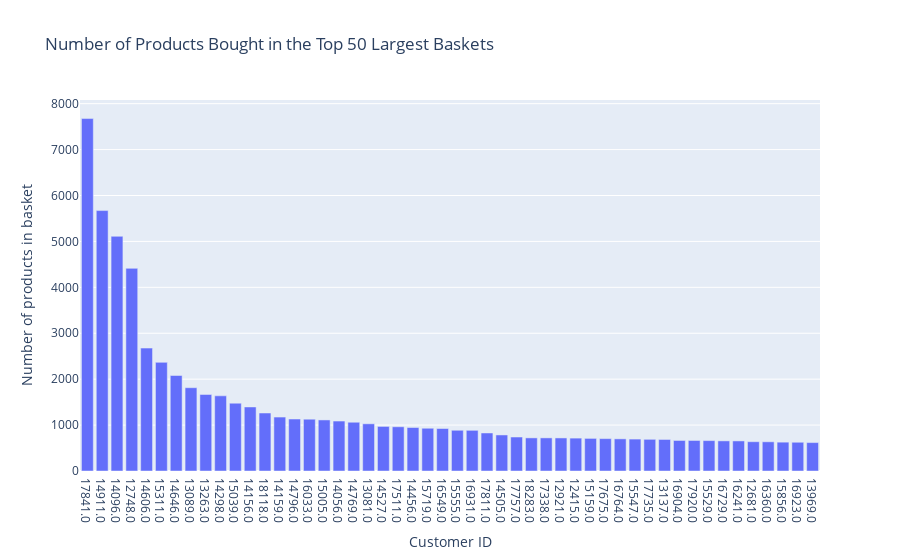

Notebook source saved alongside this figure:
### Code cell
data_plot = [go.Bar(x=grouped['CustomerID'], y=grouped['Number of products'])]
layout = go.Layout(yaxis={'autorange':True,'title':'Number of products in basket'},xaxis={'type':'category','title':'Customer ID'},title = 'Number of Products Bought in the Top 50 Largest Baskets')
fig = go.Figure(data=data_plot, layout=layout)
iplot(fig)

### Figure 1 — Plotly figure (JSON) as saved in the notebook; plotly's stock layout.template omitted (floating-point values rounded to 4 significant figures)
{"data": [{"type": "bar", "x": ["17841.0", "14911.0", "14096.0", "12748.0", "14606.0", "15311.0", "14646.0", "13089.0", "13263.0", "14298.0", "15039.0", "14156.0", "18118.0", "14159.0", "14796.0", "16033.0", "15005.0", "14056.0", "14769.0", "13081.0", "14527.0", "17511.0", "14456.0", "15719.0", "16549.0", "15555.0", "16931.0", "17811.0", "14505.0", "17757.0", "18283.0", "17338.0", "12921.0", "12415.0", "15159.0", "17675.0", "16764.0", "15547.0", "17735.0", "13137.0", "16904.0", "17920.0", "15529.0", "16729.0", "16241.0", "12681.0", "16360.0", "15856.0", "16923.0", "13969.0"], "y": [7676, 5672, 5111, 4413, 2677, 2366, 2080, 1814, 1667, 1637, 1477, 1395, 1263, 1175, 1132, 1128, 1112, 1088, 1062, 1028, 971, 963, 947, 931, 925, 887, 886, 828, 785, 740, 721, 721, 720, 716, 710, 705, 700, 695, 690, 687, 665, 665, 662, 656, 655, 638, 636, 628, 626, 619]}], "layout": {"title": {"text": "Number of Products Bought in the Top 50 Largest Baskets"}, "xaxis": {"title": {"text": "Customer ID"}, "type": "category"}, "yaxis": {"autorange": true, "title": {"text": "Number of products in basket"}}}}
